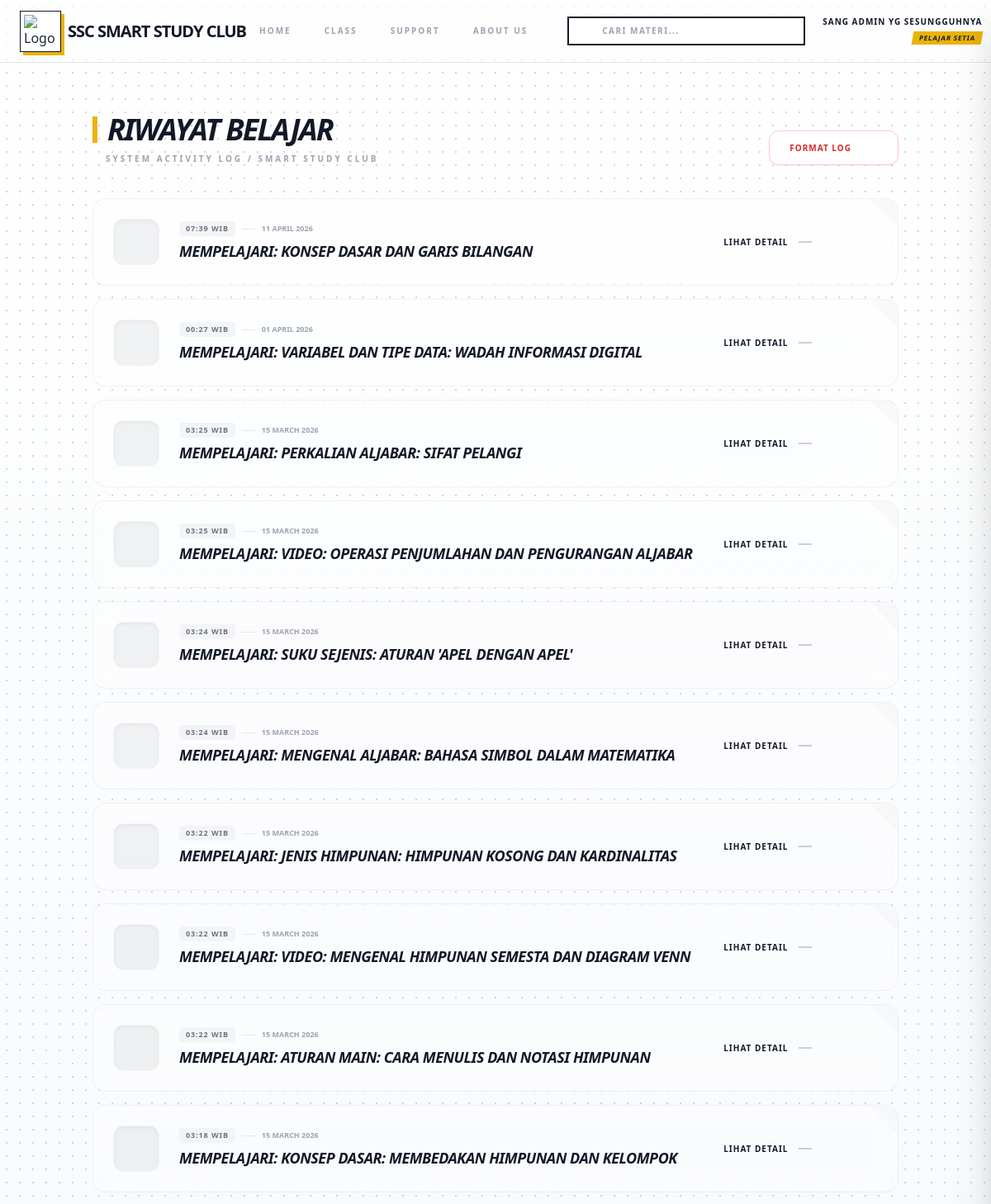
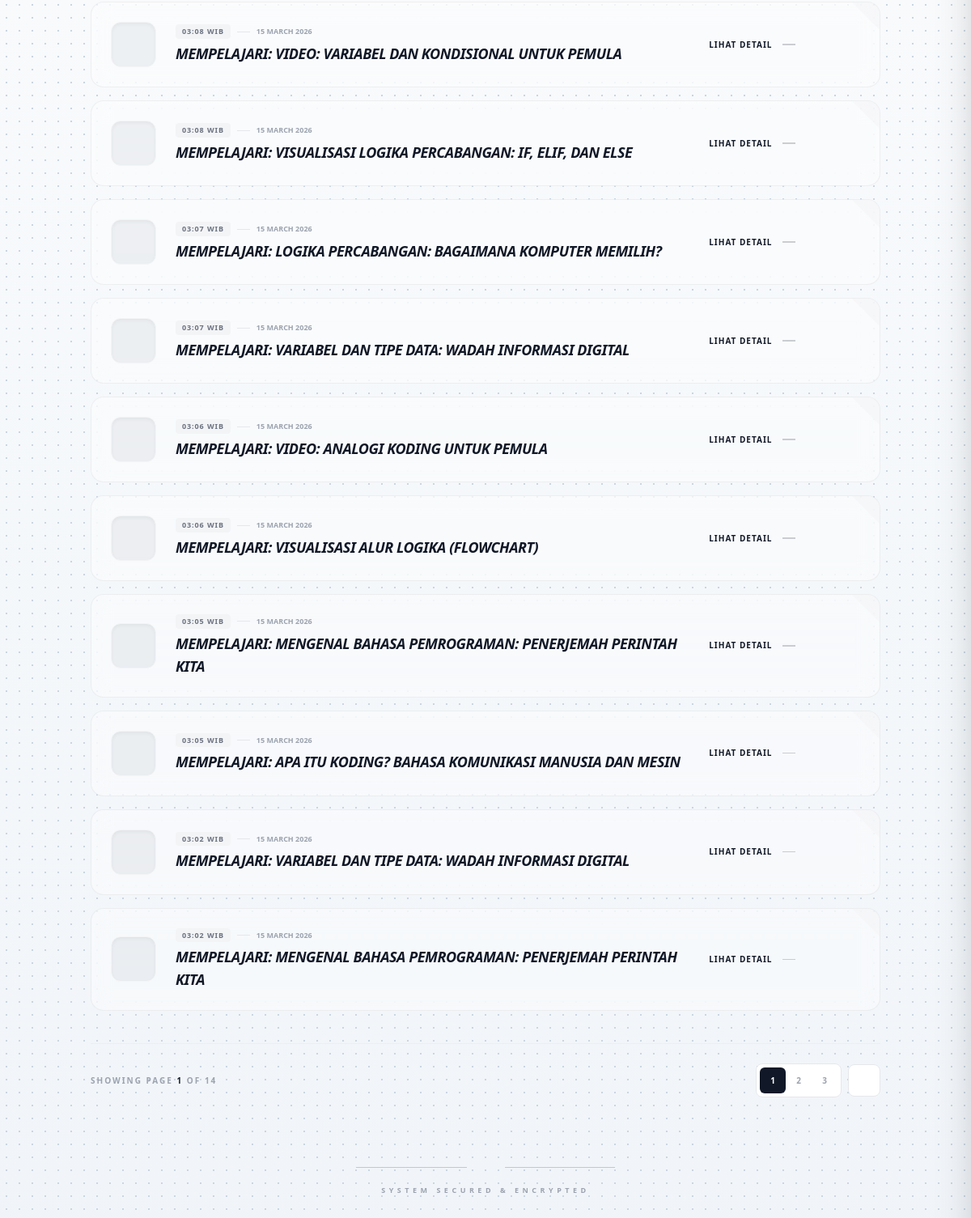
The page /dashboard/history/all/ (signed in) on the database its author committed (2 pictures, top to bottom).
### profiles_app/models.py (models this page shows, shortened)
class Profile(models.Model):
    KELAS_CHOICES = [
        ('smp1', 'Kelas 7 (SMP 1)'),
        ('smp2', 'Kelas 8 (SMP 2)'),
        ('smp3', 'Kelas 9 (SMP 3)'),
        ('sma1', 'Kelas 10 (SMA 1)'),
        ('sma2', 'Kelas 11 (SMA 2)'),
        ('sma3', 'Kelas 12 (SMA 3)'),
    ]
    user = models.OneToOneField(User, on_delete=models.CASCADE, related_name='user_profile')
    kelas = models.CharField(
        max_length=20,
        choices=KELAS_CHOICES,
        blank=True,
        null=True,
        verbose_name="Kelas Akademik"
    )
    foto = models.ImageField(upload_to='profile_pics', blank=True, null=True)
    nama_lengkap = models.CharField(max_length=100, blank=True)
    level = models.CharField(max_length=50, blank=True, default="Pelajar Aktif")
    bio = models.TextField(max_length=500, blank=True)
    ability_score = models.FloatField(
        default=0.0,
        verbose_name="Skor Kemampuan (Theta)",
        help_text="Estimasi kemampuan siswa berdasarkan Model Rasch (IRT)"
    )
    total_waktu_belajar = models.DecimalField(
        max_digits=10, decimal_places=2, default=0.00, verbose_name="Total Waktu Belajar (Jam)"
    )
    nilai_rata_rata = models.DecimalField(
        max_digits=5, decimal_places=2, default=0.00, verbose_name="Nilai Rata-rata Kuis"
    )
    points = models.IntegerField(default=0, verbose_name="Poin Belajar")
    perubahan_waktu_belajar = models.CharField(max_length=10, default="↑ 0%")
    pesan_waktu_belajar = models.CharField(max_length=50, default="dari Minggu Lalu")
    pesan_nilai_rata_rata = models.CharField(max_length=50, default="Performa stabil")
    @property
    def get_calculated_time(self):
        from alp_app.models import StudySession
        from django.db.models import Sum
        total_duration = StudySession.objects.filter(
            user=self.user
        ).aggregate(
            total=Sum('duration')
        )['total']
        if total_duration:
            return round(float(total_duration), 2)
        return 0.00
    @property
    def get_hierarchy_name(self):
        total_min = self.get_calculated_time
        if total_min >= 300:
            return "Pelajar Setia"
        elif total_min >= 60 and self.points >= 80:
            return "Pelajar Teladan"
        elif total_min >= 60:
            return "Pelajar Aktif"
        elif total_min >= 1:
            return "Pelajar Pemula"
        else:
            return "Pelajar Baru"

### dashboard_app/models.py (models this page shows)
class StudyHistory(models.Model):
    user = models.ForeignKey(User, on_delete=models.CASCADE)
    activity_name = models.CharField(max_length=255)
    link = models.CharField(max_length=255)
    timestamp = models.DateTimeField(auto_now_add=True)
    class Meta:
        ordering = ['-timestamp']

### dashboard_app/views.py (the view)
# urls.py: path('history/all/', views.history_full_view, name='history_full_view'),
@login_required
def history_full_view(request):
    history_qs = StudyHistory.objects.filter(user=request.user).order_by('-timestamp')
    paginator = Paginator(history_qs, 20)
    page_number = request.GET.get('page')
    page_obj = paginator.get_page(page_number)
    return render(request, 'history.html', {'all_history': page_obj})

### dashboard_app/templates/history.html (shortened to what this page needs)
{% extends 'base.html' %}
{% load static %}
{% block content %}
<link rel="stylesheet" href="{% static 'fontawesome-free-7.1.0-web/css/all.min.css' %}">
<link href="https://unpkg.com/aos@2.3.1/dist/aos.css" rel="stylesheet">
<div class="min-h-screen">
    <div class="container mx-auto px-6 pt-2 pb-12 space-y-10">
        <div class="flex flex-col md:flex-row md:items-end justify-between gap-6" data-aos="fade-down">
            <div>
                <div class="flex items-center gap-3">
                    <div class="h-8 w-1.5 bg-[#eab308]"></div>
                    <h1 class="text-4xl font-black text-gray-900 uppercase tracking-tighter italic">Riwayat Belajar</h1>
                </div>
                <p class="text-[10px] font-bold text-gray-400 uppercase tracking-[0.3em] mt-2 ml-4">System Activity Log / Smart Study Club</p>
            </div>
            {% if all_history %}
            <a href="{% url 'clear_all_history' %}"
               onclick="return confirm('Apakah Anda yakin ingin menghapus seluruh riwayat?')"
               class="group flex items-center gap-3 bg-white border border-red-200 px-6 py-3 rounded-xl hover:bg-red-50 transition-all shadow-sm">
                <span class="text-[10px] font-black uppercase tracking-widest text-red-600">Format Log</span>
                <i class="fas fa-eraser text-red-600 group-hover:rotate-12 transition-transform"></i>
            </a>
            {% endif %}
        </div>
        <div class="space-y-4" data-aos="fade-up">
            {% for item in all_history %}
            <div class="group relative overflow-hidden card-forum-transparan p-6 rounded-2xl flex flex-col md:flex-row items-center justify-between gap-6">
                <div class="absolute top-0 right-0 w-12 h-12 bg-gray-100/50 -mr-6 -mt-6 rotate-45 group-hover:bg-[#eab308] transition-colors duration-500"></div>
                <div class="flex items-center gap-6 w-full">
                    <div class="relative flex-shrink-0">
                        <div class="w-14 h-14 rounded-xl flex items-center justify-center border border-gray-100 shadow-inner
                            {% if 'Kuis' in item.activity_name %}bg-yellow-400/10 text-yellow-600{% else %}bg-gray-900/5 text-gray-900{% endif %}">
                            {% if "Kuis" in item.activity_name %}
                                <i class="fas fa-medal text-xl"></i>
                            {% else %}
                                <i class="fas fa-terminal text-lg"></i>
                            {% endif %}
                        </div>
                    </div>
                    <div class="flex-grow">
                        <div class="flex items-center gap-2 mb-1">
                            <span class="text-[9px] font-black px-2 py-0.5 rounded bg-gray-100 text-gray-500 uppercase tracking-widest">
                                {{ item.timestamp|date:"H:i" }} WIB
                            </span>
                            <div class="h-[1px] w-4 bg-gray-200"></div>
                            <span class="text-[9px] font-bold text-gray-400 uppercase">{{ item.timestamp|date:"d F Y" }}</span>
                        </div>
                        <h4 class="text-lg font-black text-gray-900 uppercase tracking-tight group-hover:text-yellow-600 transition-colors italic">
                            {{ item.activity_name }}
                        </h4>
                    </div>
                </div>
                <div class="flex items-center gap-4 w-full md:w-auto">
                    <a href="{{ item.link }}" class="group/btn flex items-center gap-3 min-w-[120px]">
                        <span class="text-[10px] font-black uppercase tracking-widest text-gray-900 whitespace-nowrap">Lihat Detail</span>
                        <div class="h-[1.5px] w-4 bg-gray-900/20 group-hover/btn:w-12 group-hover/btn:bg-yellow-500 transition-all duration-500"></div>
                        <i class="fas fa-chevron-right text-[10px] text-gray-400 group-hover/btn:text-yellow-600"></i>
                    </a>
                    <a href="javascript:void(0)"
                    onclick="confirmDelete(event, '{% url 'delete_history_item' item.pk %}')"
                    class="w-10 h-10 flex items-center justify-center rounded-full hover:bg-red-50 text-gray-300 hover:text-red-500 transition-all">
                        <i class="fas fa-trash-alt text-xs"></i>
                    </a>
                </div>
            </div>
            {% endfor %}
        </div>
        {% if all_history.has_other_pages %}
        <div class="flex flex-col sm:flex-row items-center justify-between gap-8 pt-6 border-t border-gray-200/50">
            <div class="text-[10px] font-black text-gray-400 uppercase tracking-[0.2em]">
                Showing Page <span class="text-gray-900">{{ all_history.number }}</span> of {{ all_history.paginator.num_pages }}
            </div>
            <nav class="flex items-center gap-2">
                <div class="flex items-center bg-white border border-gray-200 rounded-lg p-1">
                    {% for num in all_history.paginator.page_range %}
                        {% if all_history.number == num %}
                            <span class="w-8 h-8 flex items-center justify-center bg-gray-900 text-white text-[10px] font-black rounded-md">{{ num }}</span>
                        {% elif num > all_history.number|add:'-3' and num < all_history.number|add:'3' %}
                            <a href="?page={{ num }}" class="w-8 h-8 flex items-center justify-center text-gray-400 hover:text-gray-900 text-[10px] font-black transition-colors">{{ num }}</a>
                        {% endif %}
                    {% endfor %}
                </div>
                {% if all_history.has_next %}
                    <a href="?page={{ all_history.next_page_number }}" class="w-10 h-10 flex items-center justify-center bg-white border border-gray-200 rounded-lg hover:border-yellow-500 transition-all text-gray-400 hover:text-yellow-600">
                        <i class="fas fa-chevron-right text-[10px]"></i>
                    </a>
                {% endif %}
            </nav>
        </div>
        {% endif %}
        <div class="pt-10 flex flex-col items-center gap-4">
            <div class="flex items-center gap-4 w-full max-w-xs opacity-20">
                <div class="h-[1px] flex-grow bg-gray-900"></div>
                <i class="fas fa-microchip text-xs"></i>
                <div class="h-[1px] flex-grow bg-gray-900"></div>
            </div>
            <p class="text-[9px] font-black tracking-[0.5em] text-gray-400 uppercase animate-pulse">System Secured & Encrypted</p>
        </div>
    </div>
</div>
{% endblock content %}

### alp_app/templates/base.html (shortened to what this page needs)
{% load static %}
{% load account %}
{% load static %}
{% load account %}
<!DOCTYPE html>
<html lang="id">
<head>
    <script src="https://cdn.tailwindcss.com"></script>
    <link rel="stylesheet" href="{% static 'fontawesome-free-7.1.0-web/css/all.min.css' %}">
</head>
<body class="body-bg text-gray-800 font-sans flex flex-col min-h-screen">
    <header class="industrial-nav fixed top-0 left-0 right-0 z-50">
        <div id="navbarContainer" class="relative w-full px-4 md:px-6 py-3 flex items-center min-h-[75px]">
            <div class="flex items-center gap-4 flex-shrink-0">
                <a href="/" class="group flex items-center gap-2">
                    <div class="p-1 border border-gray-900 bg-white shadow-[4px_4px_0px_#eab308]
                                transition-all duration-300
                                group-hover:shadow-none
                                group-hover:translate-x-[4px]
                                group-hover:translate-y-[4px]">
                        <img src="{% static 'img/1.jpeg' %}" alt="Logo" class="w-8 h-8 md:w-10 md:h-10 object-cover" />
                    </div>
                    <span class="text-base md:text-xl font-black text-gray-900 tracking-tighter select-none uppercase
                                transition-colors duration-200
                                group-hover:text-[#eab308]">
                        SSC<span class="hidden sm:inline"> Smart Study Club</span>
                    </span>
                </a>
            </div>
            <div class="hidden lg:flex flex-grow items-center justify-center px-4">
                <nav id="main-nav" class="flex items-center relative">
                    <div class="hidden lg:flex gap-10 relative" id="nav-wrapper">
                        <a href="{% url 'home_master' %}" class="nav-link py-2 text-[10px] {% if request.resolver_match.url_name == 'home_master' %}text-gray-900 active-link{% else %}text-gray-400 hover:text-gray-900{% endif %}">Home</a>
                        <a href="{% url 'course_list' %}" class="nav-link py-2 text-[10px] {% if request.resolver_match.url_name == 'course_list' %}text-gray-900 active-link{% else %}text-gray-400 hover:text-gray-900{% endif %}">Class</a>
                        <a href="{% url 'support' %}" class="nav-link py-2 text-[10px] {% if request.resolver_match.url_name == 'support' %}text-gray-900 active-link{% else %}text-gray-400 hover:text-gray-900{% endif %}">Support</a>
                        <a href="{% url 'about' %}" class="nav-link py-2 text-[10px] {% if request.resolver_match.url_name == 'about' %}text-gray-900 active-link{% else %}text-gray-400 hover:text-gray-900{% endif %}">About Us</a>
                    </div>
                </nav>
                {% if request.resolver_match.url_name != 'home_master' %}
                <div class="search-expand-wrapper ml-12 is-active animate-slide-right">
                    <form action="{% url 'course_list' %}" method="GET" class="relative group flex items-center">
                        <input type="text" name="q" placeholder="CARI MATERI..." value="{{ request.GET.q|default:'' }}"
                            class="w-64 lg:w-72 border-2 border-gray-900 bg-white px-4 pl-10 py-2 text-[10px] font-black tracking-[0.15em] uppercase outline-none transition-all duration-300 focus:border-[#eab308]">
                        <button type="submit" class="absolute left-0 top-0 bottom-0 w-10 flex items-center justify-center text-gray-900 hover:text-[#eab308] transition-colors duration-300">
                            <i class="fa-solid fa-magnifying-glass text-[11px]"></i>
                        </button>
                    </form>
                </div>
                {% endif %}
            </div>
            <div class="flex items-center flex-shrink-0 ml-auto gap-3">
                {% if user.is_authenticated %}
                <button id="profileButton" class="group focus:outline-none flex items-center gap-3 p-1 border border-transparent hover:border-gray-900 transition-all duration-300">
                    <div class="text-right hidden sm:block">
                        <div class="text-gray-900 font-black text-[10px] uppercase leading-none tracking-widest">
                            {% firstof user.user_profile.nama_lengkap user.username %}
                        </div>
                        <div class="bg-[#eab308] text-[#111827] text-[8px] font-black uppercase tracking-widest mt-1 px-2 py-0.5 skew-badge">
                            {{ user.user_profile.get_hierarchy_name }}
                        </div>
                    </div>
                </button>
                {% endif %}
            </div>
        </div>
    </header>
    <main class="flex-grow pt-[1px] px-4 text-gray-900">
        <div class="max-w-7xl mx-auto py-32">
            {% block content %}{% endblock %}
        </div>
    </main>
</body>
</html>

### alp_app/templates/base.html (style rules this page uses)
.body-bg { background-image: radial-gradient(#cbd5e1 0.8px, transparent 0.8px), linear-gradient(to bottom, #ffffff 0%, #f1f5f9 50%, #cbd5e1 100%); background-size: 16px 16px, 100% 100%; background-attachment: fixed; background-color: #ffffff; }
body { font-family: 'Poppins', sans-serif; background-color: #ffffff; overflow-x: hidden; }
header.industrial-nav { background-color: rgba(255, 255, 255, 0.05); backdrop-filter: blur(12px); -webkit-backdrop-filter: blur(12px); border-bottom: 1px solid rgba(0, 0, 0, 0.1); transition: all 0.3s ease; }
.nav-link { transition: all 0.3s ease; position: relative; white-space: nowrap; text-transform: uppercase; letter-spacing: 0.2em; font-weight: 900; }
.search-expand-wrapper { max-width: 0; opacity: 0; overflow: hidden; display: flex; align-items: center; transition: max-width 0.6s cubic-bezier(0.16, 1, 0.3, 1), opacity 0.4s ease; }
.search-expand-wrapper.is-active { max-width: 450px; opacity: 1; }
.skew-badge { transform: skewX(-10deg); display: inline-block; }
main { animation: slideUpFade 0.6s ease-out; }
.animate-slide-right { animation: slideRight 0.6s cubic-bezier(0.16, 1, 0.3, 1) forwards; }
html, body { max-width: 100%; overflow-x: hidden; position: relative; }
#profileButton { z-index: 70; }

### dashboard_app/templates/history.html (style rules this page uses)
.card-forum-transparan { background-color: rgba(255, 255, 255, 0.4); backdrop-filter: blur(12px); -webkit-backdrop-filter: blur(12px); border: 1px solid rgba(0, 0, 0, 0.05); transition: all 0.4s cubic-bezier(0.4, 0, 0.2, 1); }

### rows shown on the page
StudyHistory: timestamp "07:39", timestamp "11 APRIL 2026", activity_name "MEMPELAJARI: KONSEP DASAR DAN GARIS BILANGAN"
StudyHistory: timestamp "00:27", timestamp "01 APRIL 2026", activity_name "MEMPELAJARI: VARIABEL DAN TIPE DATA: WADAH INFORMASI DIGITAL"
StudyHistory: timestamp "03:25", timestamp "15 MARCH 2026", activity_name "MEMPELAJARI: PERKALIAN ALJABAR: SIFAT PELANGI"
StudyHistory: timestamp "03:25", timestamp "15 MARCH 2026", activity_name "MEMPELAJARI: VIDEO: OPERASI PENJUMLAHAN DAN PENGURANGAN ALJABAR"
StudyHistory: timestamp "03:24", timestamp "15 MARCH 2026", activity_name "MEMPELAJARI: SUKU SEJENIS: ATURAN 'APEL DENGAN APEL'"
StudyHistory: timestamp "03:24", timestamp "15 MARCH 2026", activity_name "MEMPELAJARI: MENGENAL ALJABAR: BAHASA SIMBOL DALAM MATEMATIKA"
StudyHistory: timestamp "03:22", timestamp "15 MARCH 2026", activity_name "MEMPELAJARI: JENIS HIMPUNAN: HIMPUNAN KOSONG DAN KARDINALITAS"
StudyHistory: timestamp "03:22", timestamp "15 MARCH 2026", activity_name "MEMPELAJARI: VIDEO: MENGENAL HIMPUNAN SEMESTA DAN DIAGRAM VENN"
StudyHistory: timestamp "03:22", timestamp "15 MARCH 2026", activity_name "MEMPELAJARI: ATURAN MAIN: CARA MENULIS DAN NOTASI HIMPUNAN"
StudyHistory: timestamp "03:18", timestamp "15 MARCH 2026", activity_name "MEMPELAJARI: KONSEP DASAR: MEMBEDAKAN HIMPUNAN DAN KELOMPOK"
StudyHistory: timestamp "03:08", timestamp "15 MARCH 2026", activity_name "MEMPELAJARI: VIDEO: VARIABEL DAN KONDISIONAL UNTUK PEMULA"
StudyHistory: timestamp "03:08", timestamp "15 MARCH 2026", activity_name "MEMPELAJARI: VISUALISASI LOGIKA PERCABANGAN: IF, ELIF, DAN ELSE"
StudyHistory: timestamp "03:07", timestamp "15 MARCH 2026", activity_name "MEMPELAJARI: LOGIKA PERCABANGAN: BAGAIMANA KOMPUTER MEMILIH?"
StudyHistory: timestamp "03:07", timestamp "15 MARCH 2026", activity_name "MEMPELAJARI: VARIABEL DAN TIPE DATA: WADAH INFORMASI DIGITAL"
StudyHistory: timestamp "03:06", timestamp "15 MARCH 2026", activity_name "MEMPELAJARI: VIDEO: ANALOGI KODING UNTUK PEMULA"
StudyHistory: timestamp "03:06", timestamp "15 MARCH 2026", activity_name "MEMPELAJARI: VISUALISASI ALUR LOGIKA (FLOWCHART)"
StudyHistory: timestamp "03:05", timestamp "15 MARCH 2026", activity_name "MEMPELAJARI: MENGENAL BAHASA PEMROGRAMAN: PENERJEMAH PERINTAH KITA"
StudyHistory: timestamp "03:05", timestamp "15 MARCH 2026", activity_name "MEMPELAJARI: APA ITU KODING? BAHASA KOMUNIKASI MANUSIA DAN MESIN"
StudyHistory: timestamp "03:02", timestamp "15 MARCH 2026", activity_name "MEMPELAJARI: VARIABEL DAN TIPE DATA: WADAH INFORMASI DIGITAL"
StudyHistory: timestamp "03:02", timestamp "15 MARCH 2026", activity_name "MEMPELAJARI: MENGENAL BAHASA PEMROGRAMAN: PENERJEMAH PERINTAH KITA"

### other values the page prints
{{ user.user_profile.get_hierarchy_name }} "PELAJAR SETIA"
{{ all_history.number }} "1"
{{ all_history.paginator.num_pages }} "14"
{{ num }} "1"
{{ num }} "2" "3"
